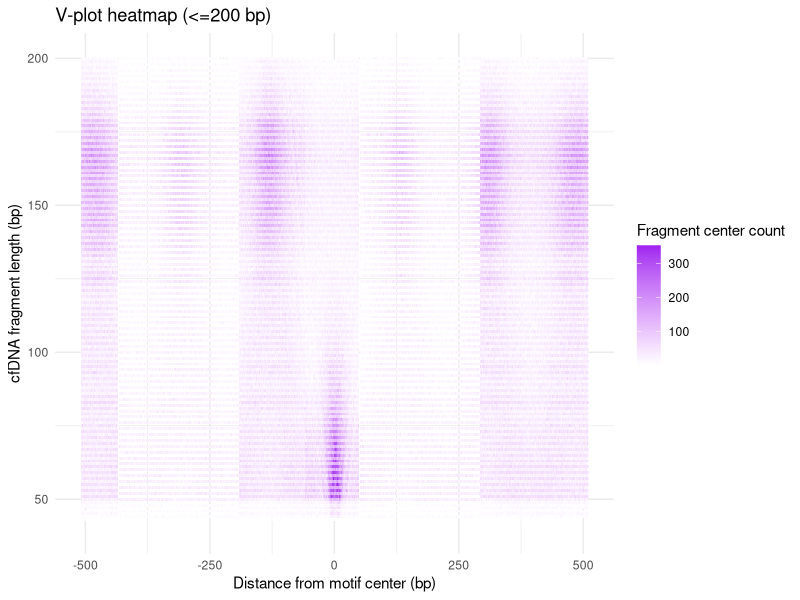

R code for this plot:
# Load required libraries
library(ggplot2)
library(tidyr)

# Read the TAB-separated file (not comma-separated!)
df <- read.table("matrix_long_form.tsv", header = FALSE, sep = "\t",
                 col.names = c("x", "y", "z"))

# Keep only fragment lengths <= 200 bp
df <- df[df$y <= 200, ]


# Aggregate if there are duplicate x,y combinations
if (nrow(df) > 0) {
  df <- aggregate(z ~ x + y, data = df, FUN = sum)
  
  # Plot
  ggplot(df, aes(x = x, y = y, fill = z)) +
    geom_tile() +
    scale_fill_gradient(low = "white", high = "purple", 
                        name = "Fragment center count") +
    labs(x = "Distance from motif center (bp)",
         y = "cfDNA fragment length (bp)",
         title = "V-plot heatmap (<=200 bp)") +
    theme_minimal()
  
  # Save the plot
  ggsave("vplot_heatmap.png", width = 8, height = 6, dpi = 300)
} else {
  cat("ERROR: No data after filtering!\n")
}